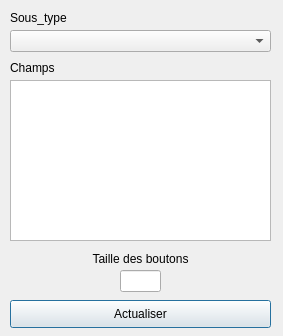
<?xml version="1.0" encoding="UTF-8"?>
<ui version="4.0">
 <class>Dialog</class>
 <widget class="QDialog" name="Dialog">
  <property name="geometry">
   <rect>
    <x>0</x>
    <y>0</y>
    <width>283</width>
    <height>336</height>
   </rect>
  </property>
  <property name="minimumSize">
   <size>
    <width>283</width>
    <height>336</height>
   </size>
  </property>
  <property name="maximumSize">
   <size>
    <width>283</width>
    <height>336</height>
   </size>
  </property>
  <property name="windowTitle">
   <string>Jeux d'attributs</string>
  </property>
  <property name="windowIcon">
   <iconset>
    <normaloff>icons/icon_principal.PNG</normaloff>icons/icon_principal.PNG</iconset>
  </property>
  <widget class="QPushButton" name="pushButtonOk">
   <property name="geometry">
    <rect>
     <x>10</x>
     <y>300</y>
     <width>261</width>
     <height>28</height>
    </rect>
   </property>
   <property name="text">
    <string>Actualiser</string>
   </property>
  </widget>
  <widget class="QListWidget" name="listattributs">
   <property name="geometry">
    <rect>
     <x>10</x>
     <y>80</y>
     <width>261</width>
     <height>161</height>
    </rect>
   </property>
  </widget>
  <widget class="QComboBox" name="comboBoxchamps">
   <property name="geometry">
    <rect>
     <x>10</x>
     <y>30</y>
     <width>261</width>
     <height>22</height>
    </rect>
   </property>
  </widget>
  <widget class="QLabel" name="label_2">
   <property name="geometry">
    <rect>
     <x>10</x>
     <y>10</y>
     <width>121</width>
     <height>16</height>
    </rect>
   </property>
   <property name="text">
    <string>Sous_type</string>
   </property>
  </widget>
  <widget class="QLabel" name="label_3">
   <property name="geometry">
    <rect>
     <x>10</x>
     <y>60</y>
     <width>55</width>
     <height>16</height>
    </rect>
   </property>
   <property name="text">
    <string>Champs</string>
   </property>
  </widget>
  <widget class="QLineEdit" name="lineEditTailleBtn">
   <property name="geometry">
    <rect>
     <x>120</x>
     <y>270</y>
     <width>41</width>
     <height>22</height>
    </rect>
   </property>
  </widget>
  <widget class="QLabel" name="label_taille_btn">
   <property name="geometry">
    <rect>
     <x>10</x>
     <y>249</y>
     <width>261</width>
     <height>20</height>
    </rect>
   </property>
   <property name="text">
    <string>Taille des boutons</string>
   </property>
   <property name="alignment">
    <set>Qt::AlignCenter</set>
   </property>
  </widget>
 </widget>
 <resources/>
 <connections/>
</ui>
